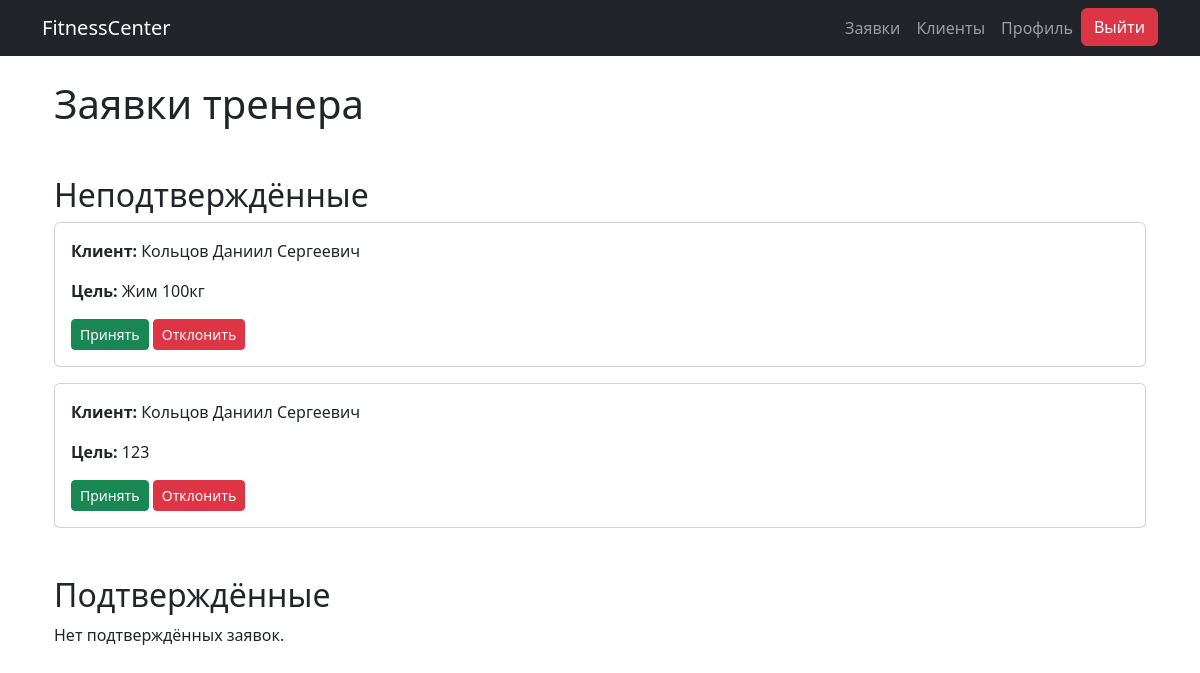
The app's page /trainer/requests/ (signed in), older data.
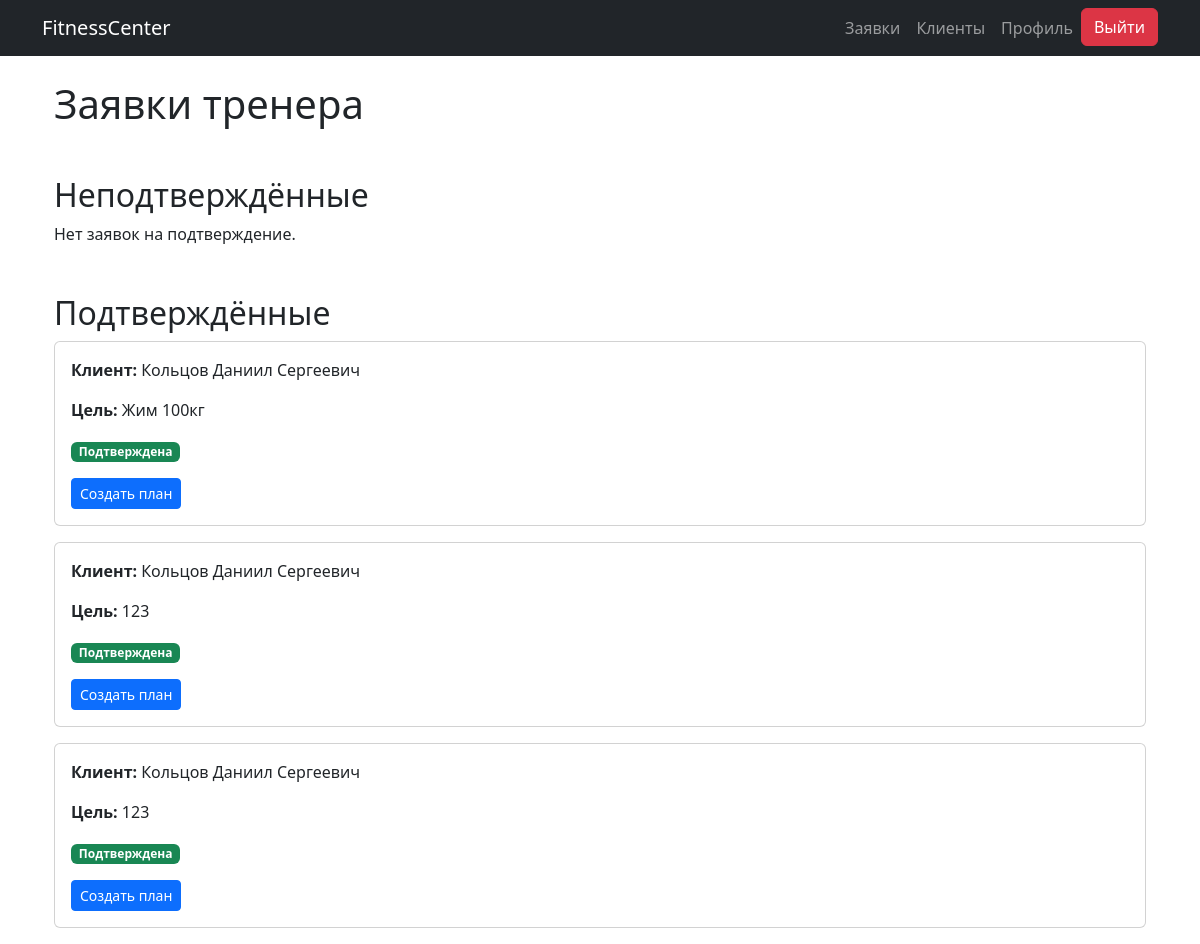
The same page, newer data.
### core/models.py (models this page shows, shortened)
class ClientRequest(models.Model):
    STATUS_CHOICES = [
        ('pending', 'Ожидает'),
        ('accepted', 'Принята'),
        ('rejected', 'Отклонена'),
    ]
    client = models.ForeignKey(
        User,
        on_delete=models.CASCADE,
        limit_choices_to={'role': 'client'}
    )
    trainer = models.ForeignKey(
        User,
        on_delete=models.CASCADE,
        related_name='requests',
        limit_choices_to={'role': 'trainer'}
    )
    goal = models.TextField()
    status = models.CharField(max_length=10, choices=STATUS_CHOICES, default='pending')
    reason = models.TextField(blank=True)
    created_at = models.DateTimeField(auto_now_add=True)

### accounts/models.py (models this page shows, shortened)
class User(AbstractBaseUser):
    ROLE_CHOICES = [
        ('client', 'Клиент'),
        ('trainer', 'Тренер'),
        ('admin', 'Администратор'),
    ]
    phone = models.CharField('Телефон', max_length=15, unique=True)
    full_name = models.CharField('ФИО', max_length=255, blank=True)
    birth_date = models.DateField('Дата рождения', null=True, blank=True)
    gender = models.CharField('Пол', max_length=1, choices=[('M', 'Мужской'), ('F', 'Женский')], blank=True)
    role = models.CharField('Роль', max_length=10, choices=ROLE_CHOICES, default='client')
    is_active = models.BooleanField('Активен', default=True)
    is_staff = models.BooleanField('Staff status', default=False)
    experience_years = models.PositiveIntegerField('Годы опыта', null=True, blank=True)
    achievements = models.TextField('Достижения', blank=True)
    goal = models.CharField('Цель тренировок', max_length=255, blank=True)
    photo = models.ImageField('Фото профиля', upload_to='profiles/', null=True, blank=True)
    USERNAME_FIELD = 'phone'
    REQUIRED_FIELDS = []
    objects = CustomUserManager()

### core/views.py (the view)
# urls.py: path('trainer/requests/', views.trainer_requests, name='trainer_requests'),
@login_required
def trainer_requests(request):
    pending_requests = ClientRequest.objects.filter(
        trainer=request.user,
        status='pending'
    )
    accepted_requests = ClientRequest.objects.filter(
        trainer=request.user,
        status='accepted'
    )
    return render(request, 'core/trainer_requests.html', {
        'pending_requests': pending_requests,
        'accepted_requests': accepted_requests,
    })

### core/templates/core/trainer_requests.html (shortened to what this page needs)
{% extends 'accounts/base.html' %}
{% block content %}
  <div class="container">
    <h1 class="mb-4">Заявки тренера</h1>
    <h2 class="mt-5">Неподтверждённые</h2>
    {% if pending_requests %}
      {% for req in pending_requests %}
        <div class="card mb-3">
          <div class="card-body">
            <p><strong>Клиент:</strong>
              {{ req.client.full_name|default:req.client.phone }}
            </p>
            <p><strong>Цель:</strong> {{ req.goal }}</p>
            <form method="post" action="{% url 'core:process_request' req.pk %}">
              <button name="action" value="accept" class="btn btn-success btn-sm">Принять</button>
              <button name="action" value="reject" class="btn btn-danger btn-sm">Отклонить</button>
            </form>
          </div>
        </div>
      {% endfor %}
    {% else %}
      <p>Нет заявок на подтверждение.</p>
    {% endif %}
    <h2 class="mt-5">Подтверждённые</h2>
    {% if accepted_requests %}
      {% for req in accepted_requests %}
        <div class="card mb-3">
          <div class="card-body">
            <p><strong>Клиент:</strong>
              {{ req.client.full_name|default:req.client.phone }}
            </p>
            <p><strong>Цель:</strong> {{ req.goal }}</p>
            <p><span class="badge bg-success">Подтверждена</span></p>
            <a href="{% url 'core:create_training_plan' req.pk %}" class="btn btn-primary btn-sm">Создать план</a>
          </div>
        </div>
      {% endfor %}
    {% else %}
      <p>Нет подтверждённых заявок.</p>
    {% endif %}
  </div>
{% endblock %}

Row changes from the older to the newer data that the page shows:
changed ClientRequest "Жим 100кг": moves from the list under "Неподтверждённые" to the list under "Подтверждённые"
changed ClientRequest (number 2 of 3 on the later page): moves from the list under "Неподтверждённые" to the list under "Подтверждённые"
added ClientRequest: client.full_name "Кольцов Даниил Сергеевич", goal "123", shown under "Подтверждённые"
Text that changed along with them:
text no longer shown: "Нет подтверждённых заявок."
text now shown: "Нет заявок на подтверждение."
